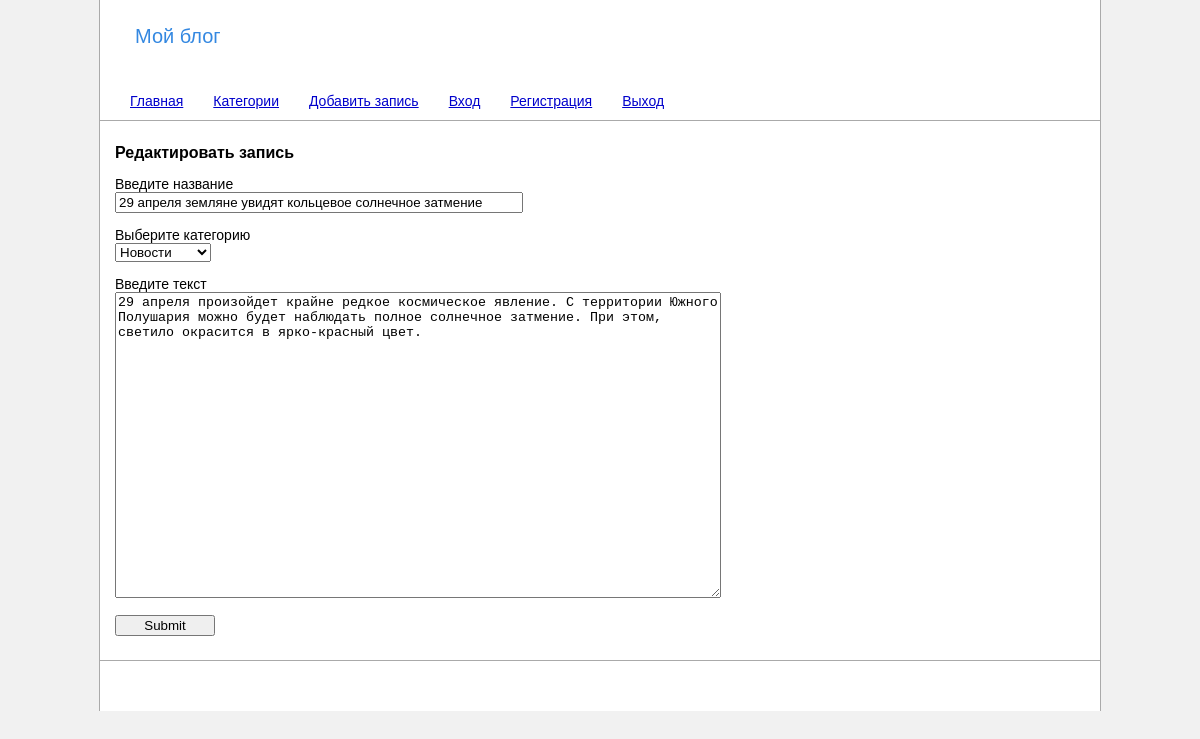
/edit/8 (signed in), run on the app's committed database.
### tables this page shows
CREATE TABLE IF NOT EXISTS `posts` (
  `id` int(11) NOT NULL AUTO_INCREMENT,
  `name` varchar(255) NOT NULL,
  `content` text NOT NULL,
  `category_id` int(11) NOT NULL,
  `cleanurl` varchar(255) NOT NULL,
  `author_login` varchar(255) NOT NULL,
  `time` datetime NOT NULL,
  PRIMARY KEY (`id`)
);

CREATE TABLE IF NOT EXISTS `categories` (
  `id` int(11) NOT NULL AUTO_INCREMENT,
  `name` varchar(255) NOT NULL,
  `cleanurl` varchar(255) NOT NULL,
  PRIMARY KEY (`id`)
);

### web/application/core/view.php (called while the page is built)
<?php
class View
{
    function generate($content_view, $template_view, $data = null)
    {
		include 'application/views/'.$template_view;
    }
}

### web/application/controllers/controller_edit.php (called while the page is built, shortened)
<?php
class Controller_Edit extends Controller
{
	function __construct()
    {
        $this->model = new Model_Edit();
        $this->view = new View();
    }
	function action_default()
    {
        $data = $this->model->get_data();
        $this->view->generate('edit_view.php', 'template_view.php', $data);
    }
}

### web/application/bootstrap.php (called while the page is built, shortened)
<?php
require_once 'core/model.php';
require_once 'core/view.php';
require_once 'core/sql.php';
Route::start();

### web/index.php (called while the page is built, shortened)
<?php
require_once 'application/bootstrap.php';

### web/application/core/sql.php (called while the page is built, shortened)
<?php
class Base {
    private $base;
    function __construct()
    {
		$file = parse_ini_file("/application/conf.ini");
		$this->host = $file['host'];
		$this->baseName = $file['baseName'];
		$this->user = $file['user'];
		$this -> base = new PDO("mysql:host=".$this->host.";dbname=".$this->baseName, $this->user);
		$this -> base -> query("set names utf8");
    }
	function getOnePostId($id)
	{
		$sql = 'SELECT id, name, content, category_id FROM posts WHERE id=:id';
		$sql = $this -> base -> prepare($sql);
		$sql -> bindParam (':id',$id,PDO::PARAM_INT);
		$sql -> execute();
		$post = $sql -> fetch();
		return $post;
	}
	function getAllCategories()
	{
		$sql = 'SELECT id, name, cleanurl FROM categories';
		$sql = $this -> base -> prepare($sql);
		$sql -> execute();
		$cat = $sql -> fetchAll();
		return $cat;
	}
}

### web/application/core/model.php (called while the page is built, shortened)
<?php
class Model
{
	function __construct()
	{
		$this -> base = new Base;
	}
}

### web/application/views/edit_view.php (the view)
<h2><?=$data['message']?></h2>
<form action="/edit/<?=$data['post']['id']?>" method="post" class="formEdit">
	<p>Введите название<br>
		<input type="text" name="name" value="<?=$data['post']['name']?>">
	</p>
	<p>Выберите категорию<br>
		<select name="category">
			<?php
			foreach ($data['categories'] as $cat) {
				echo "<option value=\"".$cat['id']."\" ";
				if ($cat['id'] == $data['post']['category_id'])
					echo "selected ";
				echo ">".$cat['name']."</option>";
			}
			?>
		</select>
	</p>
	<p>
		Введите текст<br>
		<textarea rows="8" name="text"><?=$data['post']['content']?></textarea>
	</p>
	<p><input type="submit" class="button"></p>
</form>

### web/css/style.css (style rules this page uses)
body { background:#f1f1f1; font-family: Verdana, sans-serif; font-size:14px; margin:0; }
h2 { font-size:16px; }
.formEdit input, .formAdd input, .formId input { width:400px; }
.formEdit input.button, .formAdd input.button, .formId input.button { width:100px; }
.formEdit textarea, .formAdd textarea, .formId textarea { width:600px; height:300px; }

### data on the page
posts: name "29 апреля земляне увидят кольцевое солнечное затмение", category "Новости", text "29 апреля произойдет крайне редкое космическое явление. С территории Южного Полушария можно будет наблюдать полное солнечное затмение. При этом, светило окрасится в ярко-красный цвет."

### other printed values
$data['message'] "Редактировать запись"
